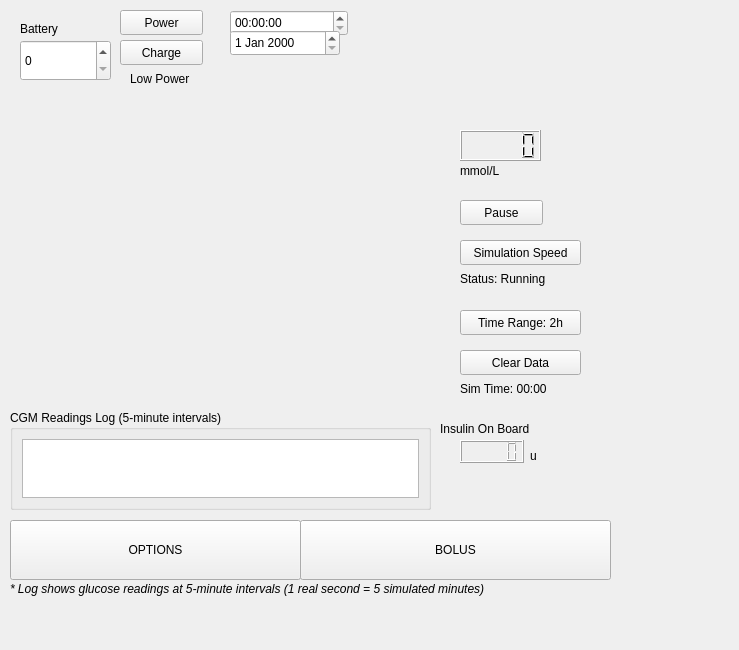
<?xml version="1.0" encoding="UTF-8"?>
<ui version="4.0">
 <class>home</class>
 <widget class="QWidget" name="home">
  <property name="geometry">
   <rect>
    <x>0</x>
    <y>0</y>
    <width>739</width>
    <height>650</height>
   </rect>
  </property>
  <property name="windowTitle">
   <string>Form</string>
  </property>
  <widget class="QLabel" name="insulinUnit">
   <property name="geometry">
    <rect>
     <x>530</x>
     <y>440</y>
     <width>20</width>
     <height>31</height>
    </rect>
   </property>
   <property name="text">
    <string>u</string>
   </property>
  </widget>
  <widget class="QPushButton" name="PowerBtn">
   <property name="geometry">
    <rect>
     <x>120</x>
     <y>10</y>
     <width>83</width>
     <height>25</height>
    </rect>
   </property>
   <property name="text">
    <string>Power</string>
   </property>
  </widget>
  <widget class="QTimeEdit" name="TimeDisplay">
   <property name="geometry">
    <rect>
     <x>230</x>
     <y>10</y>
     <width>118</width>
     <height>26</height>
    </rect>
   </property>
  </widget>
  <widget class="QDateEdit" name="DateDisplay">
   <property name="geometry">
    <rect>
     <x>230</x>
     <y>30</y>
     <width>110</width>
     <height>26</height>
    </rect>
   </property>
  </widget>
  <widget class="QLabel" name="insulinLabel">
   <property name="geometry">
    <rect>
     <x>440</x>
     <y>420</y>
     <width>181</width>
     <height>17</height>
    </rect>
   </property>
   <property name="text">
    <string>Insulin On Board</string>
   </property>
  </widget>
  <widget class="QSpinBox" name="BatterySpinBox">
   <property name="geometry">
    <rect>
     <x>20</x>
     <y>40</y>
     <width>91</width>
     <height>41</height>
    </rect>
   </property>
  </widget>
  <widget class="QLCDNumber" name="InsulinOnBoard">
   <property name="geometry">
    <rect>
     <x>460</x>
     <y>440</y>
     <width>64</width>
     <height>23</height>
    </rect>
   </property>
  </widget>
  <widget class="QLabel" name="glucoseUnit">
   <property name="geometry">
    <rect>
     <x>460</x>
     <y>160</y>
     <width>81</width>
     <height>21</height>
    </rect>
   </property>
   <property name="text">
    <string>mmol/L</string>
   </property>
  </widget>
  <widget class="QPushButton" name="OptionsBtn">
   <property name="geometry">
    <rect>
     <x>10</x>
     <y>520</y>
     <width>291</width>
     <height>60</height>
    </rect>
   </property>
   <property name="text">
    <string>OPTIONS</string>
   </property>
  </widget>
  <widget class="QPushButton" name="Bolusbtn">
   <property name="geometry">
    <rect>
     <x>300</x>
     <y>520</y>
     <width>311</width>
     <height>60</height>
    </rect>
   </property>
   <property name="text">
    <string>BOLUS</string>
   </property>
  </widget>
  <widget class="QLabel" name="BatteryLabel">
   <property name="geometry">
    <rect>
     <x>20</x>
     <y>20</y>
     <width>62</width>
     <height>17</height>
    </rect>
   </property>
   <property name="text">
    <string>Battery</string>
   </property>
  </widget>
  <widget class="QWidget" name="GraphWidget" native="true">
   <property name="geometry">
    <rect>
     <x>10</x>
     <y>100</y>
     <width>421</width>
     <height>301</height>
    </rect>
   </property>
  </widget>
  <widget class="QGroupBox" name="LogGroupBox">
   <property name="geometry">
    <rect>
     <x>10</x>
     <y>410</y>
     <width>421</width>
     <height>100</height>
    </rect>
   </property>
   <property name="title">
    <string>CGM Readings Log (5-minute intervals)</string>
   </property>
   <layout class="QVBoxLayout" name="verticalLayout">
    <item>
     <widget class="QListWidget" name="DataListWidget"/>
    </item>
   </layout>
  </widget>
  <widget class="QPushButton" name="PauseResumeBtn">
   <property name="geometry">
    <rect>
     <x>460</x>
     <y>200</y>
     <width>83</width>
     <height>25</height>
    </rect>
   </property>
   <property name="text">
    <string>Pause</string>
   </property>
  </widget>
  <widget class="QPushButton" name="SimSpeedBtn">
   <property name="geometry">
    <rect>
     <x>460</x>
     <y>240</y>
     <width>121</width>
     <height>25</height>
    </rect>
   </property>
   <property name="text">
    <string>Simulation Speed</string>
   </property>
  </widget>
  <widget class="QPushButton" name="TimeRangeBtn">
   <property name="geometry">
    <rect>
     <x>460</x>
     <y>310</y>
     <width>121</width>
     <height>25</height>
    </rect>
   </property>
   <property name="text">
    <string>Time Range: 2h</string>
   </property>
  </widget>
  <widget class="QPushButton" name="ClearDataBtn">
   <property name="geometry">
    <rect>
     <x>460</x>
     <y>350</y>
     <width>121</width>
     <height>25</height>
    </rect>
   </property>
   <property name="text">
    <string>Clear Data</string>
   </property>
  </widget>
  <widget class="QLabel" name="SimTimeLabel">
   <property name="geometry">
    <rect>
     <x>460</x>
     <y>380</y>
     <width>121</width>
     <height>17</height>
    </rect>
   </property>
   <property name="text">
    <string>Sim Time: 00:00</string>
   </property>
  </widget>
  <widget class="QLabel" name="SimStatusLabel">
   <property name="geometry">
    <rect>
     <x>460</x>
     <y>270</y>
     <width>181</width>
     <height>17</height>
    </rect>
   </property>
   <property name="text">
    <string>Status: Running</string>
   </property>
  </widget>
  <widget class="QLabel" name="LogTitleLabel">
   <property name="geometry">
    <rect>
     <x>10</x>
     <y>580</y>
     <width>611</width>
     <height>17</height>
    </rect>
   </property>
   <property name="font">
    <font>
     <italic>true</italic>
    </font>
   </property>
   <property name="text">
    <string>* Log shows glucose readings at 5-minute intervals (1 real second = 5 simulated minutes)</string>
   </property>
  </widget>
  <widget class="QLCDNumber" name="GlucoseLevel">
   <property name="geometry">
    <rect>
     <x>460</x>
     <y>130</y>
     <width>81</width>
     <height>31</height>
    </rect>
   </property>
  </widget>
  <widget class="QPushButton" name="ChargeBtn">
   <property name="geometry">
    <rect>
     <x>120</x>
     <y>40</y>
     <width>83</width>
     <height>25</height>
    </rect>
   </property>
   <property name="text">
    <string>Charge</string>
   </property>
  </widget>
  <widget class="QLabel" name="LowPowerLabel">
   <property name="geometry">
    <rect>
     <x>130</x>
     <y>70</y>
     <width>71</width>
     <height>17</height>
    </rect>
   </property>
   <property name="text">
    <string>Low Power</string>
   </property>
  </widget>
 </widget>
 <resources/>
 <connections/>
</ui>
